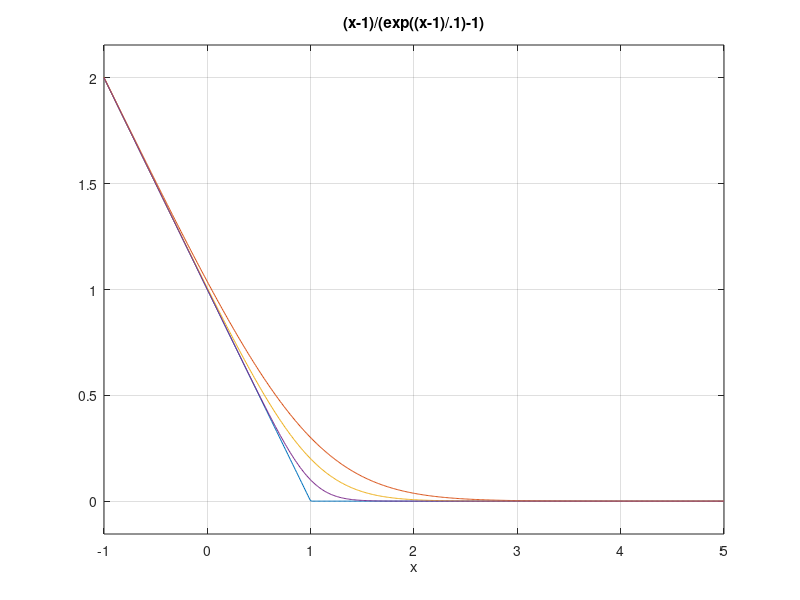

Source code (MATLAB):
clear all; close all; clc;

figure
title('Exponential Estimate of Max()')
ezplot('max(1-x,0)',[-1,5])
hold on
ezplot('(x-1)/(exp((x-1)/.3)-1)',[-1,5])
ezplot('(x-1)/(exp((x-1)/.2)-1)',[-1,5])
ezplot('(x-1)/(exp((x-1)/.1)-1)',[-1,5])
grid on